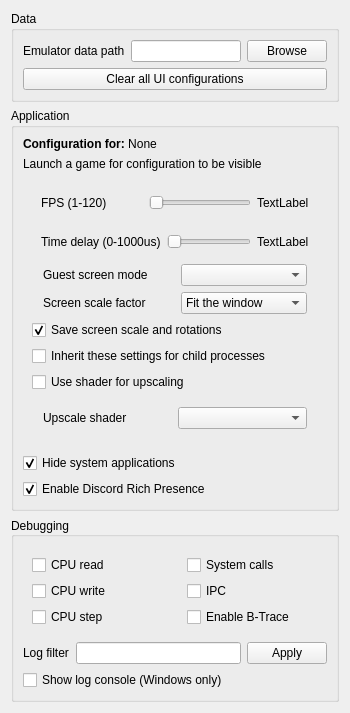
     <widget class="QWidget" name="general_widget">
      <attribute name="title">
       <string>General</string>
      </attribute>
      <layout class="QGridLayout" name="gridLayout_2">
       <item row="1" column="0" alignment="Qt::AlignTop">
        <widget class="QGroupBox" name="app_config_group_box">
         <property name="sizePolicy">
          <sizepolicy hsizetype="Preferred" vsizetype="MinimumExpanding">
           <horstretch>0</horstretch>
           <verstretch>0</verstretch>
          </sizepolicy>
         </property>
         <property name="title">
          <string>Application</string>
         </property>
         <layout class="QGridLayout" name="gridLayout_10">
          <item row="0" column="0">
           <widget class="QLabel" name="app_config_for_who_label">
            <property name="sizePolicy">
             <sizepolicy hsizetype="Preferred" vsizetype="Fixed">
              <horstretch>0</horstretch>
              <verstretch>0</verstretch>
             </sizepolicy>
            </property>
            <property name="text">
             <string>&lt;b&gt;Configuration for:&lt;/b&gt; None</string>
            </property>
           </widget>
          </item>
          <item row="1" column="0">
            <widget class="QLabel" name="app_config_instruction">
              <property name="sizePolicy">
                <sizepolicy hsizetype="Preferred" vsizetype="Fixed">
                <horstretch>0</horstretch>
                <verstretch>0</verstretch>
                </sizepolicy>
              </property>
              <property name="text">
                <string notr="true">Launch a game for configuration to be visible</string>
              </property>
            </widget>
          </item>
          <item row="2" column="0">
           <widget class="QWidget" name="app_config_all_widget" native="true">
            <property name="sizePolicy">
             <sizepolicy hsizetype="Preferred" vsizetype="Fixed">
              <horstretch>0</horstretch>
              <verstretch>0</verstretch>
             </sizepolicy>
            </property>
            <layout class="QVBoxLayout" name="verticalLayout_2">
             <item>
              <widget class="QWidget" name="app_config_fps_widget" native="true">
               <property name="sizePolicy">
                <sizepolicy hsizetype="Preferred" vsizetype="Fixed">
                 <horstretch>0</horstretch>
                 <verstretch>0</verstretch>
                </sizepolicy>
               </property>
               <layout class="QHBoxLayout" name="horizontalLayout_3">
                <item>
                 <widget class="QLabel" name="app_config_fps_name">
                  <property name="text">
                   <string notr="true">FPS (1-120)</string>
                  </property>
                 </widget>
                </item>
                <item>
                 <widget class="QSlider" name="app_config_fps_slider">
                  <property name="sizePolicy">
                   <sizepolicy hsizetype="Minimum" vsizetype="Fixed">
                    <horstretch>0</horstretch>
                    <verstretch>0</verstretch>
                   </sizepolicy>
                  </property>
                  <property name="minimum">
                   <number>1</number>
                  </property>
                  <property name="maximum">
                   <number>120</number>
                  </property>
                  <property name="orientation">
                   <enum>Qt::Horizontal</enum>
                  </property>
                 </widget>
                </item>
                <item>
                 <widget class="QLabel" name="app_config_fps_current_val">
                  <property name="sizePolicy">
                   <sizepolicy hsizetype="Fixed" vsizetype="Preferred">
                    <horstretch>0</horstretch>
                    <verstretch>0</verstretch>
                   </sizepolicy>
                  </property>
                  <property name="text">
                   <string notr="true">TextLabel</string>
                  </property>
                 </widget>
                </item>
               </layout>
              </widget>
             </item>
             <item>
              <widget class="QWidget" name="app_config_time_delay_widget" native="true">
               <property name="sizePolicy">
                <sizepolicy hsizetype="Preferred" vsizetype="Fixed">
                 <horstretch>0</horstretch>
                 <verstretch>0</verstretch>
                </sizepolicy>
               </property>
               <layout class="QHBoxLayout" name="horizontalLayout_4">
                <item>
                 <widget class="QLabel" name="app_config_time_delay_label">
                  <property name="text">
                   <string>Time delay (0-1000us)</string>
                  </property>
                 </widget>
                </item>
                <item>
                 <widget class="QSlider" name="app_config_time_delay_slider">
                  <property name="sizePolicy">
                   <sizepolicy hsizetype="Preferred" vsizetype="Fixed">
                    <horstretch>0</horstretch>
                    <verstretch>0</verstretch>
                   </sizepolicy>
                  </property>
                  <property name="maximum">
                   <number>1000</number>
                  </property>
                  <property name="orientation">
                   <enum>Qt::Horizontal</enum>
                  </property>
                 </widget>
                </item>
                <item>
                 <widget class="QLabel" name="app_config_time_delay_current_val">
                  <property name="sizePolicy">
                   <sizepolicy hsizetype="Fixed" vsizetype="Preferred">
                    <horstretch>0</horstretch>
                    <verstretch>0</verstretch>
                   </sizepolicy>
                  </property>
                  <property name="text">
                   <string notr="true">TextLabel</string>
                  </property>
                 </widget>
                </item>
               </layout>
              </widget>
             </item>
             <item>
              <layout class="QHBoxLayout" name="app_config_screen_mode_layout">
               <property name="spacing">
                <number>11</number>
               </property>
               <property name="leftMargin">
                <number>11</number>
               </property>
               <property name="topMargin">
                <number>0</number>
               </property>
               <property name="rightMargin">
                <number>11</number>
               </property>
               <property name="bottomMargin">
                <number>0</number>
               </property>
               <item>
                <widget class="QLabel" name="app_config_screen_mode_label">
                 <property name="text">
                  <string>Guest screen mode</string>
                 </property>
                </widget>
               </item>
               <item>
                <widget class="QComboBox" name="app_config_screen_mode_combo_box"/>
               </item>
              </layout>
             </item>
             <item>
              <layout class="QHBoxLayout" name="app_config_screen_scale_edit_widget">
               <property name="spacing">
                <number>11</number>
               </property>
               <property name="leftMargin">
                <number>11</number>
               </property>
               <property name="topMargin">
                <number>0</number>
               </property>
               <property name="rightMargin">
                <number>11</number>
               </property>
               <property name="bottomMargin">
                <number>0</number>
               </property>
               <item>
                <widget class="QLabel" name="label">
                 <property name="text">
                  <string>Screen scale factor</string>
                 </property>
                </widget>
               </item>
               <item>
                <widget class="QComboBox" name="app_config_screen_scale_combo_box">
                 <item>
                  <property name="text">
                   <string>Fit the window</string>
                  </property>
                 </item>
                 <item>
                  <property name="text">
                   <string notr="true">1x</string>
                  </property>
                 </item>
                 <item>
                  <property name="text">
                   <string notr="true">2x</string>
                  </property>
                 </item>
                 <item>
                  <property name="text">
                   <string notr="true">4x</string>
                  </property>
                 </item>
                 <item>
                  <property name="text">
                   <string notr="true">8x</string>
                  </property>
                 </item>
                </widget>
               </item>
              </layout>
             </item>
             <item>
              <widget class="QCheckBox" name="app_config_save_screen_scale_rot_checkbox">
               <property name="text">
                <string>Save screen scale and rotations</string>
               </property>
               <property name="checked">
                <bool>true</bool>
               </property>
              </widget>
             </item>
             <item>
              <widget class="QCheckBox" name="app_config_inherit_settings_child_checkbox">
               <property name="text">
                <string>Inherit these settings for child processes</string>
               </property>
              </widget>
             </item>
             <item>
              <widget class="QCheckBox" name="app_config_enable_upscale_use_shader">
               <property name="text">
                <string>Use shader for upscaling</string>
               </property>
              </widget>
             </item>
             <item>
              <widget class="QWidget" name="app_config_upscale_shader_widget" native="true">
               <layout class="QHBoxLayout" name="horizontalLayout_2">
                <property name="leftMargin">
                 <number>11</number>
                </property>
                <property name="rightMargin">
                 <number>11</number>
                </property>
                <item>
                 <widget class="QLabel" name="app_config_upscale_shader_label">
                  <property name="text">
                   <string>Upscale shader</string>
                  </property>
                 </widget>
                </item>
                <item>
                 <widget class="QComboBox" name="app_config_list_shaders_upscale"/>
                </item>
               </layout>
              </widget>
             </item>
            </layout>
           </widget>
          </item>
          <item row="3" column="0">
           <widget class="QCheckBox" name="app_config_hide_system_apps_checkbox">
            <property name="toolTip">
             <string>Hide system applications across all devices</string>
            </property>
            <property name="text">
             <string>Hide system applications</string>
            </property>
            <property name="checked">
             <bool>true</bool>
            </property>
           </widget>
          </item>
          <item row="4" column="0">
           <widget class="QCheckBox" name="app_config_enable_discord_rich_presence">
            <property name="toolTip">
             <string>Show what apps/games you are playing on emulator on your Discord profile.</string>
            </property>
            <property name="text">
             <string>Enable Discord Rich Presence</string>
            </property>
            <property name="checked">
             <bool>true</bool>
            </property>
           </widget>
          </item>
         </layout>
        </widget>
       </item>
       <item row="6" column="0" alignment="Qt::AlignTop">
        <widget class="QGroupBox" name="debugging_group_box">
         <property name="sizePolicy">
          <sizepolicy hsizetype="Preferred" vsizetype="MinimumExpanding">
           <horstretch>0</horstretch>
           <verstretch>0</verstretch>
          </sizepolicy>
         </property>
         <property name="title">
          <string>Debugging</string>
         </property>
         <property name="alignment">
          <set>Qt::AlignLeading|Qt::AlignLeft|Qt::AlignVCenter</set>
         </property>
         <layout class="QVBoxLayout" name="verticalLayout_28">
          <item>
           <layout class="QHBoxLayout" name="horizontalLayout_8">
            <item>
             <widget class="QWidget" name="debugging_opts_c1_2" native="true">
              <layout class="QVBoxLayout" name="debugging_opts_c1">
               <item>
                <widget class="QCheckBox" name="debugging_cpu_read_checkbox">
                 <property name="text">
                  <string>CPU read</string>
                 </property>
                </widget>
               </item>
               <item>
                <widget class="QCheckBox" name="debugging_cpu_write_checkbox">
                 <property name="text">
                  <string>CPU write</string>
                 </property>
                </widget>
               </item>
               <item>
                <widget class="QCheckBox" name="debugging_cpu_step_checkbox">
                 <property name="toolTip">
                  <string>This option will not be saved after emulator shutdown. Non-effective when GDBStub is enabled.</string>
                 </property>
                 <property name="text">
                  <string>CPU step</string>
                 </property>
                </widget>
               </item>
              </layout>
             </widget>
            </item>
            <item>
             <widget class="QWidget" name="debugging_opts_c2_2" native="true">
              <layout class="QVBoxLayout" name="debugging_opts_c2">
               <item>
                <widget class="QCheckBox" name="debugging_system_call_checkbox">
                 <property name="text">
                  <string>System calls</string>
                 </property>
                </widget>
               </item>
               <item>
                <widget class="QCheckBox" name="debugging_ipc_checkbox">
                 <property name="text">
                  <string>IPC</string>
                 </property>
                </widget>
               </item>
               <item>
                <widget class="QCheckBox" name="debugging_enable_btrace_checkbox">
                 <property name="toolTip">
                  <string>Enable kernel tracing that is used in driver. Slowdown expected on enable.</string>
                 </property>
                 <property name="text">
                  <string>Enable B-Trace</string>
                 </property>
                </widget>
               </item>
              </layout>
             </widget>
            </item>
           </layout>
          </item>
          <item>
           <layout class="QHBoxLayout" name="horizontalLayout_9" stretch="2,7,1">
            <item>
             <widget class="QLabel" name="log_filter_text_label">
              <property name="sizePolicy">
               <sizepolicy hsizetype="Minimum" vsizetype="Preferred">
                <horstretch>0</horstretch>
                <verstretch>0</verstretch>
               </sizepolicy>
              </property>
              <property name="text">
               <string>Log filter</string>
              </property>
             </widget>
            </item>
            <item>
             <widget class="QLineEdit" name="log_filter_edit">
              <property name="sizePolicy">
               <sizepolicy hsizetype="Expanding" vsizetype="Fixed">
                <horstretch>0</horstretch>
                <verstretch>0</verstretch>
               </sizepolicy>
              </property>
             </widget>
            </item>
            <item>
             <widget class="QPushButton" name="log_filter_apply_btn">
              <property name="text">
               <string>Apply</string>
              </property>
             </widget>
            </item>
           </layout>
          </item>
          <item>
           <widget class="QCheckBox" name="show_cmd_checkbox">
            <property name="text">
             <string>Show log console (Windows only)</string>
            </property>
           </widget>
          </item>
         </layout>
        </widget>
       </item>
       <item row="0" column="0">
        <widget class="QGroupBox" name="general_data_groupbox">
         <property name="title">
          <string>Data</string>
         </property>
         <layout class="QGridLayout" name="gridLayout_12">
          <item row="0" column="0">
           <layout class="QHBoxLayout" name="data_storage_layout">
            <item>
             <widget class="QLabel" name="data_storage_name_label">
              <property name="text">
               <string>Emulator data path</string>
              </property>
             </widget>
            </item>
            <item>
             <widget class="QLineEdit" name="data_storage_path_edit"/>
            </item>
            <item>
             <widget class="QPushButton" name="data_storage_browse_btn">
              <property name="text">
               <string>Browse</string>
              </property>
             </widget>
            </item>
           </layout>
          </item>
          <item row="1" column="0">
           <widget class="QPushButton" name="general_clear_ui_config_btn">
            <property name="text">
             <string>Clear all UI configurations</string>
            </property>
           </widget>
          </item>
         </layout>
        </widget>
       </item>
      </layout>
     </widget>
